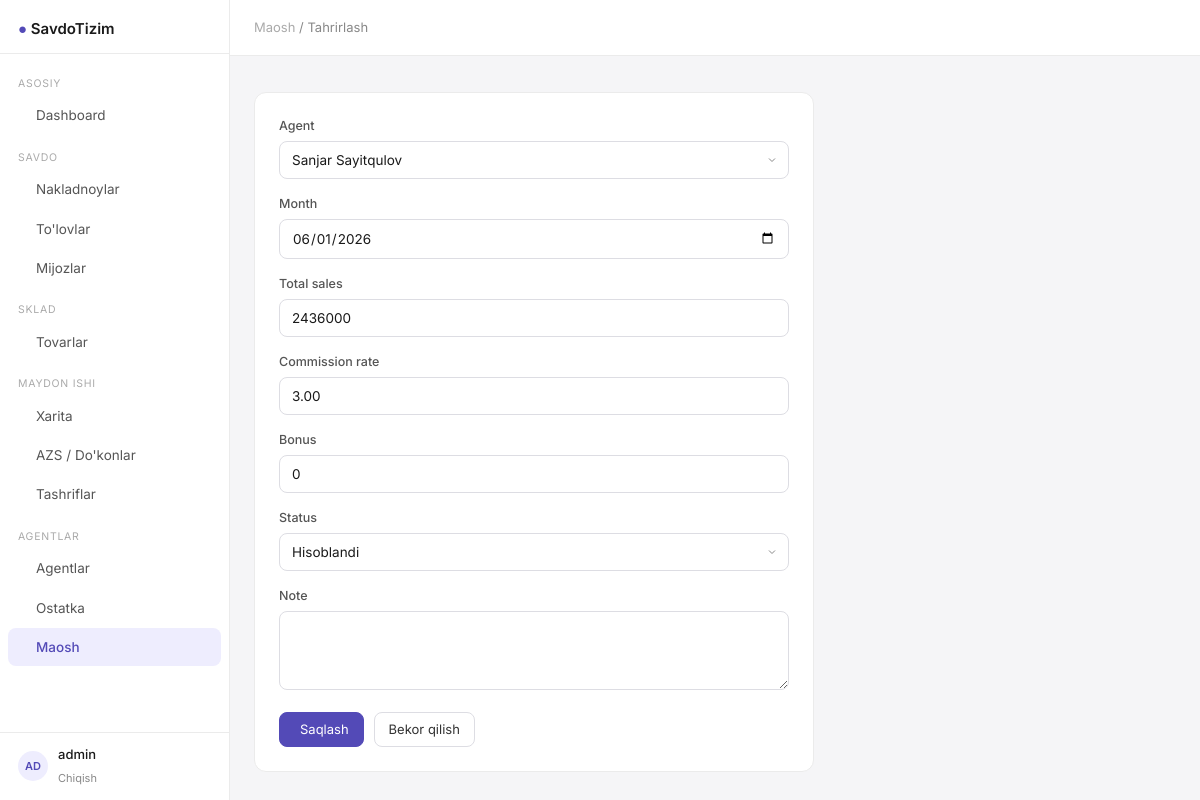
The app's page /salaries/1/edit/ (signed in) with its own data.
### apps/models.py (models this page shows, shortened)
class User(AbstractUser):
    pass

class Salary(Model):
    class Status(TextChoices):
        CALCULATED = 'calculated', "Hisoblandi"
        PAID = 'paid', "To'landi"
    agent = ForeignKey(Agent, on_delete=CASCADE, related_name='salaries')
    month = DateField(help_text="Oy boshi sanasi, masalan: 2026-06-01")
    total_sales = IntegerField(default=0, help_text="O'sha oyda jami sotilgan summa")
    commission_rate = DecimalField(max_digits=5, decimal_places=2)
    commission_amount = IntegerField(default=0, help_text="Foiz bo'yicha hisoblangan summa")
    bonus = IntegerField(default=0)
    total_salary = IntegerField(default=0, help_text="commission_amount + bonus")
    status = CharField(max_length=20, choices=Status.choices, default=Status.CALCULATED)
    date_paid = DateField(null=True, blank=True)
    note = TextField(blank=True)
    class Meta:
        verbose_name = "Maosh"
        verbose_name_plural = "Maoshlar"
        unique_together = ('agent', 'month')
        ordering = ['-month']

### apps/views.py (the view)
# urls.py: path('salaries/<int:pk>/edit/', views.salary_update, name='salary_update'),
@login_required
def salary_update(request, pk):
    salary = get_object_or_404(Salary, pk=pk)
    if request.method == 'POST':
        form = SalaryForm(request.POST, instance=salary)
        if form.is_valid():
            s = form.save(commit=False)
            s.calculate()
            messages.success(request, "Maosh yangilandi.")
            return redirect('salary_detail', pk=pk)
    else:
        form = SalaryForm(instance=salary)
    return render(request, 'salaries/form.html', {'form': form, 'salary': salary})

### apps/forms.py
class SalaryForm(forms.ModelForm):
    class Meta:
        model = Salary
        fields = ['agent', 'month', 'total_sales', 'commission_rate', 'bonus', 'status', 'note']
        widgets = {
            'month': forms.DateInput(attrs={**ATTRS, 'type': 'date'}),
            'note': forms.Textarea(attrs=TEXTAREA),
        }
    def __init__(self, *args, **kwargs):
        super().__init__(*args, **kwargs)
        for name, f in self.fields.items():
            if not isinstance(f.widget, (forms.Textarea, forms.DateInput)):
                f.widget.attrs.update(ATTRS)

### apps/models.py (called while the page is built)
    def __str__(self):
        return f"{self.first_name} {self.last_name}"

### templates/salaries/form.html (shortened to what this page needs)
{% extends "base.html" %}
{% block breadcrumb %}<a href="{% url 'salary_list' %}" style="color:#aaa;text-decoration:none;">Maosh</a> / Tahrirlash{% endblock %}
{% block content %}
<div style="max-width:560px;">
  <div class="card" style="padding:24px;">
    <form method="post">
      {% for field in form %}
      <div class="form-group">
        <label class="form-label">{{ field.label }}</label>
        {{ field }}
      </div>
      {% endfor %}
      <div style="display:flex;gap:10px;margin-top:8px;">
        <button type="submit" class="btn btn-primary"> Saqlash</button>
        <a href="{% url 'salary_list' %}" class="btn">Bekor qilish</a>
      </div>
    </form>
  </div>
</div>
{% endblock %}

### templates/base.html (shortened to what this page needs)
<!DOCTYPE html>
<html lang="uz">
<head>
    <script src="https://cdn.tailwindcss.com"></script>
    <link rel="stylesheet" href="https://cdn.jsdelivr.net/npm/@tabler/icons-webfont@latest/tabler-icons.min.css"/>
</head>
<body>
<aside class="sidebar">
    <div style="padding:16px 18px 12px; border-bottom:1px solid #EBEBEB;">
    <span style="font-size:15px; font-weight:600;">
      <span style="color:#534AB7;">●</span> SavdoTizim
    </span>
    </div>
    <nav style="flex:1; padding:8px 0; overflow-y:auto;">
        <div class="nav-section">Asosiy</div>
        <a href="{% url 'dashboard' %}"
           class="nav-link {% if request.resolver_match.url_name == 'dashboard' %}active{% endif %}">
             Dashboard
        </a>
        <div class="nav-section">Savdo</div>
        <a href="{% url 'order_list' %}"
           class="nav-link {% if 'order' in request.resolver_match.url_name %}active{% endif %}">
             Nakladnoylar
        </a>
        <a href="{% url 'payment_list' %}"
           class="nav-link {% if 'payment' in request.resolver_match.url_name %}active{% endif %}">
             To'lovlar
        </a>
        <a href="{% url 'cliente_list' %}"
           class="nav-link {% if 'cliente' in request.resolver_match.url_name %}active{% endif %}">
             Mijozlar
        </a>
        <div class="nav-section">Sklad</div>
        <a href="{% url 'product_list' %}"
           class="nav-link {% if 'product' in request.resolver_match.url_name %}active{% endif %}">
             Tovarlar
        </a>
        <div class="nav-section">Maydon ishi</div>
        <a href="{% url 'point_map' %}"
           class="nav-link {% if request.resolver_match.url_name == 'point_map' %}active{% endif %}">
             Xarita
        </a>
        <a href="{% url 'point_list' %}"
           class="nav-link {% if request.resolver_match.url_name in 'point_list,point_create,point_update' %}active{% endif %}">
             AZS / Do'konlar
        </a>
        <a href="{% url 'visit_list' %}"
           class="nav-link {% if 'visit' in request.resolver_match.url_name %}active{% endif %}">
             Tashriflar
        </a>
        <div class="nav-section">Agentlar</div>
        <a href="{% url 'agent_list' %}"
           class="nav-link {% if request.resolver_match.url_name in 'agent_list,agent_detail' %}active{% endif %}">
             Agentlar
        </a>
        <a href="{% url 'agent_balance_list' %}"
           class="nav-link {% if 'balance' in request.resolver_match.url_name %}active{% endif %}">
             Ostatka
        </a>
        <a href="{% url 'salary_list' %}"
           class="nav-link {% if 'salary' in request.resolver_match.url_name %}active{% endif %}">
             Maosh
        </a>
    </nav>
    <div style="padding:12px 18px; border-top:1px solid #EBEBEB;">
        {% if user.is_authenticated %}
            <div style="display:flex; align-items:center; gap:10px;">
                <div class="avatar">{{ user.username|slice:":2"|upper }}</div>
                <div>
                    <div style="font-size:13px; font-weight:500;">{{ user.get_full_name|default:user.username }}</div>
                    <a href="{% url 'logout' %}" style="font-size:11px; color:#888; text-decoration:none;">Chiqish</a>
                </div>
            </div>
        {% endif %}
    </div>
</aside>
<div class="main-content">
    <header class="topbar" style="display:flex; align-items:center; justify-content:space-between; padding:0 24px;">
        <nav style="font-size:13px; color:#888;">
            {% block breadcrumb %}{% endblock %}
        </nav>
    </header>
    <main style="padding:24px; flex:1;">
        {% block content %}{% endblock %}
    </main>
</div>
</body>
</html>

### templates/base.html (style rules this page uses)
* { box-sizing: border-box; }
body { font-family: 'Inter', sans-serif; background: #F5F5F7; color: #1a1a1a; }
.sidebar { width: 230px; min-height: 100vh; background: #fff; border-right: 1px solid #EBEBEB; position: fixed; top: 0; left: 0; bottom: 0; z-index: 40; display: flex; flex-direction: column; }
.main-content { margin-left: 230px; min-height: 100vh; display: flex; flex-direction: column; }
.topbar { height: 56px; background: #fff; border-bottom: 1px solid #EBEBEB; position: sticky; top: 0; z-index: 30; }
.nav-link { display: flex; align-items: center; gap: 10px; padding: 9px 18px; font-size: 13.5px; color: #555; border-radius: 8px; margin: 1px 8px; transition: background .12s, color .12s; text-decoration: none; }
.nav-link.active { background: #EEEDFE; color: #534AB7; font-weight: 500; }
.nav-section { font-size: 10.5px; color: #aaa; padding: 14px 18px 4px; text-transform: uppercase; letter-spacing: .07em; }
.card { background: #fff; border: 1px solid #EBEBEB; border-radius: 12px; }
.btn { display: inline-flex; align-items: center; gap: 6px; padding: 7px 14px; font-size: 13px; border-radius: 8px; border: 1px solid #DDDDE3; background: #fff; cursor: pointer; color: #333; text-decoration: none; transition: background .12s; }
.btn-primary { background: #534AB7; color: #fff; border-color: #534AB7; }
.form-control { width: 100%; padding: 8px 12px; font-size: 13.5px; border: 1px solid #DDDDE3; border-radius: 8px; background: #fff; color: #1a1a1a; outline: none; transition: border .12s; }
.form-label { font-size: 12.5px; font-weight: 500; color: #555; margin-bottom: 5px; display: block; }
.form-group { margin-bottom: 16px; }
select.form-control { appearance: none; background-repeat: no-repeat; background-position: right 10px center; padding-right: 32px; }
.avatar { width: 30px; height: 30px; border-radius: 50%; background: #EEEDFE; color: #534AB7; font-size: 11px; font-weight: 600; display: inline-flex; align-items: center; justify-content: center; flex-shrink: 0; }

### records on screen
User: username "AD", get_full_name "admin"
Salary: form "Sanjar Sayitqulov" "06/01/2026" "2436000" "3.00" "0" "Hisoblandi"

### other values on screen
{{ field.label }} "Agent" "Month" "Total sales" "Commission rate" "Bonus" "Status" "Note"
